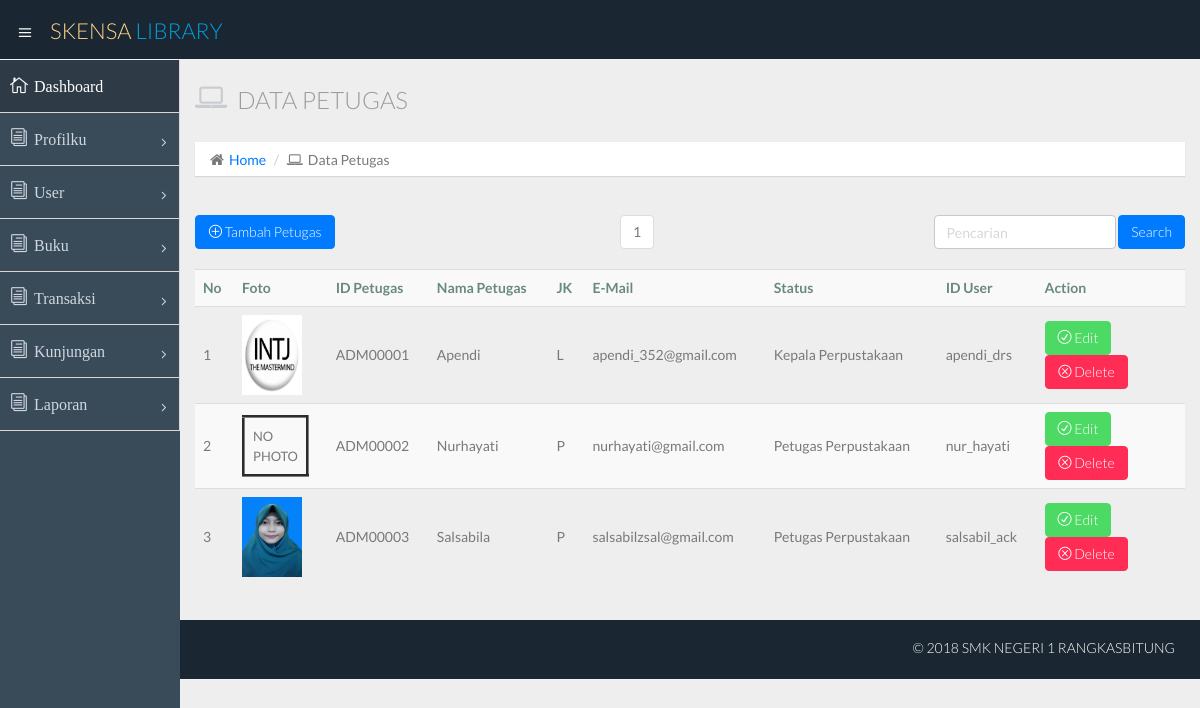
/admin.php?id=petugas (signed in), run on the app's committed database.
### tables this page shows
CREATE TABLE `petugas` (
  `id_petugas` varchar(18) NOT NULL,
  `nama_petugas` varchar(40) NOT NULL,
  `jk` enum('L','P') NOT NULL,
  `email` varchar(30) NOT NULL,
  `status` enum('Kepala Perpustakaan','Petugas Perpustakaan') NOT NULL,
  `id_user` varchar(15) DEFAULT NULL,
  `file` varchar(100) DEFAULT NULL
);

### admin.php (called while the page is built, shortened)
<?php
  include "./layout/headeradmin.php";
  include "./layout/sidebaradmin.php";
  include "route.php";
  include "./layout/footer.php";
?>

### admin/user/viewpetugas.php (the view, shortened to what this page needs)
<?php
  $halaman = 5;
  $page = isset($_GET["halaman"])? (int)$_GET["halaman"] : 1;
  $mulai = ($page>1) ? ($page * $halaman) - $halaman : 0;
  $result = mysqli_query($koneksi, "SELECT * FROM petugas");
  $no=$mulai+1;
  $total = mysqli_num_rows($result);
  $pages = ceil($total/$halaman);
?>
<section id="main-content">
  <section class="wrapper">
    <div class="row">
      <div class="col-lg-12">
        <h3 class="page-header"><i class="fa fa-laptop"></i> Data Petugas</h3>
        <ul class="breadcrumb">
          <li><i class="fa fa-home"></i><a href="admin.php">Home</a></li>
          <li><i class="fa fa-laptop"></i>Data Petugas</li>
        </ul>
      </div>
    </div>
    <div class="row">
      <div class="col-lg-5"><br>
        <a class="btn btn-primary" href="admin.php?id=addpetugas"><i class="icon_plus_alt2"></i> Tambah Petugas</a>
      </div>
      <div class="col-lg-3">
        <ul class="pagination pagination pull-left">
          <?php
          for ($i=1; $i<=$pages; $i++){ ?>
            <li><a href="admin.php?id=petugas&halaman=<?php echo $i; ?>"><?php echo $i; ?></a></li>
            <?php
          }
         ?>
        </ul>
      </div>
      <div class="col-lg-4"><br>
        <form class="form-inline pull-right" role="form" method="post" action="admin.php?id=searchpetugas">
          <div class="form-group">
            <input type="text"  class="form-control" name="keyword" placeholder="Pencarian">
          </div>
          <input type="submit" name="cari" value="Search" class="btn btn-primary form control">
        </form>
      </div>
    </div>
    <?php
      $result = mysqli_query($koneksi, "SELECT * FROM petugas LIMIT $mulai, $halaman");
      $total = mysqli_num_rows($result);
      if($total == 0){
        echo "Tidak ada data petugas";
      }
      else { ?>
        <div class="row">
          <div class="col-lg-12">
            <table class="table table-striped table-advance table-hover">
              <tbody>
                <tr>
                  <th>No</th>
                  <th>Foto</th>
                  <th>ID Petugas</th>
                  <th>Nama Petugas</th>
                  <th>JK</th>
                  <th>E-Mail</th>
                  <th>Status</th>
                  <th>ID User</th>
                  <th>Action</th>
                </tr> <?php
                while($data = mysqli_fetch_array($result)){ ?>
                  <tr> <?php
                    echo "<td>$no</td>";
                    if ($data[6]==NULL) {
                      echo "<a href=''><td><table border=3 style='borderstyle:double;'><tr><td width='40px' height='40px'><font size='2pt'>NO PHOTO</font></td></tr></table></td></a>";
                    }
                    else {
                      echo "<td><a href='images/profil/$data[6]'><img src='images/profil/$data[6]' width='60px' height='80'></a></td>";
                    }
                    $no++;
                    for($i=0; $i<6; $i++){
                      echo "<td>$data[$i]</td>";
                    } ?>
                    <td width="15%">
                        <a class="btn btn-success" href="admin.php?id=editpetugas&petugasID=<?php echo $data[0]; ?>"><i class="icon_check_alt2"></i> Edit</a>
                        <a class="btn btn-danger" href="admin.php?id=deletepetugas&petugasID=<?php echo $data[0]; ?>"><i class="icon_close_alt2"></i> Delete</a>
                    </td>
                  </tr> <?php
                } ?>
                </tbody>
              </table>
            </div>
          </div> <?php
        } ?>
      </section>
      <?php include "./layout/footer.php"; ?>

### data on the page
petugas: file (picture), id_petugas "ADM00001", nama_petugas "Apendi", jk "L", email "apendi_352@gmail.com", status "Kepala Perpustakaan", id_user "apendi_drs"
petugas: shows "NO PHOTO", id_petugas "ADM00002", nama_petugas "Nurhayati", jk "P", email "nurhayati@gmail.com", status "Petugas Perpustakaan", id_user "nur_hayati"
petugas: file (picture), id_petugas "ADM00003", nama_petugas "Salsabila", jk "P", email "salsabilzsal@gmail.com", status "Petugas Perpustakaan", id_user "salsabil_ack"
